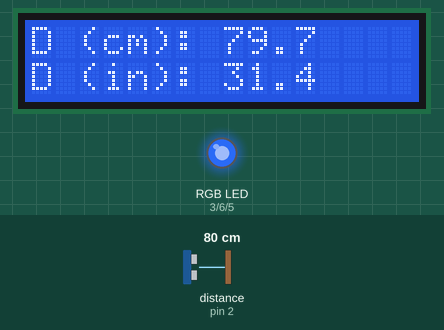
Recording of a sketch running on a simulated Arduino Uno, built with avr-gcc and run on an emulated ATmega328P. Shown: 16×2 character LCD, an RGB LED mixed from three pins (HIGH = lit). Wiring (inferred from the names in the program): ultrasonic range finder: trigger pin 4; echo pin 2. The test bench sets the inputs (shaded band); at power-on: distance to the obstacle (sensor on pin 2) 80 cm. The echo pulse lasts 58.3 µs per cm; pins used as bus, display or sensor lines are not drawn.

Above: at 1.2 s.
1.3 s: distance to the obstacle (sensor on pin 2) set to 5 cm
At 3.4 s:
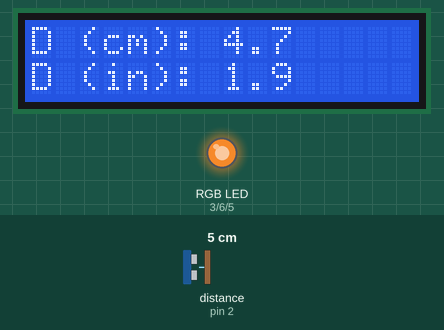
4.3 s: distance to the obstacle (sensor on pin 2) set to 2 cm
At 5.5 s:
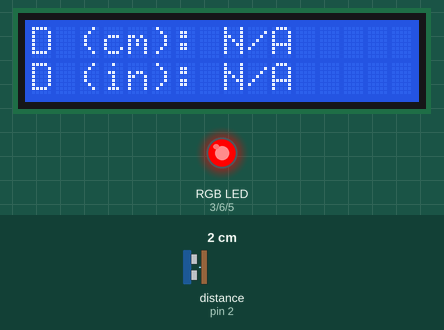
6.6 s: distance to the obstacle (sensor on pin 2) set to 23 cm
At 8.6 s:
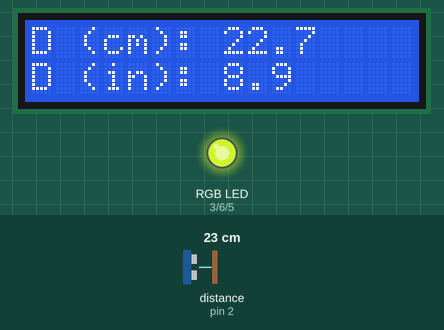
9.1 s: distance to the obstacle (sensor on pin 2) set to 18 cm
At 11.3 s:
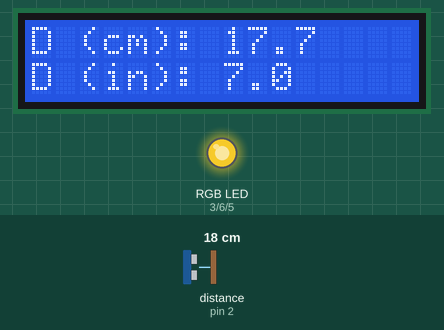
11.6 s: distance to the obstacle (sensor on pin 2) set to 120 cm
At 12.9 s:
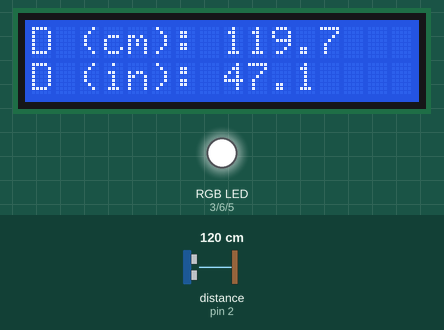
Timing chart, 0 to 14.6 s (numbered marks = the images above; inputs shaded):
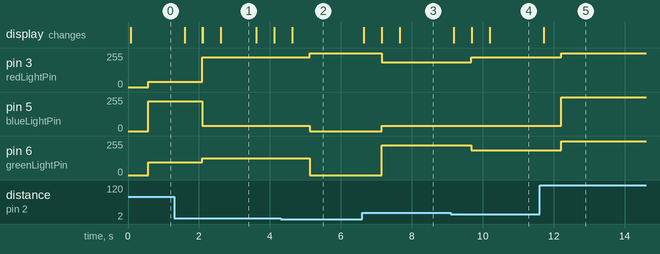

The sketch:

distance-reader.ino
```cpp
// Arduino distance reader using an ultrasonic sensor
// Created by Brandon Vo
#include <LiquidCrystal.h>

// Define pins
#define echoPin 2
#define trigPin 4
#define redLightPin 3
#define blueLightPin 5
#define greenLightPin 6

long duration; // Travel time in microseconds
double distanceInCm; // Distance in centimeters
double distanceInInch; // Distance in inches

LiquidCrystal lcd(13, 12, 11, 10, 9, 8);

void setup() {
  pinMode(trigPin, OUTPUT);
  pinMode(echoPin, INPUT);
  pinMode(redLightPin, OUTPUT);
  pinMode(blueLightPin, OUTPUT);
  pinMode(greenLightPin, OUTPUT);
  Serial.begin(9600);
  lcd.begin(16, 2);

}

void loop() {
  timeMeasurement(); // Get sensor time
  distanceMeasurement(); // Get distance from sensor
  displayDistance(); // Display distance
  setColour(); // Set LED colour
}

// Measure time
void timeMeasurement() {

  // Clear trigPin
  digitalWrite(trigPin, LOW);
  delayMicroseconds(2);

  // Turn on trigPin for 10 microseconds
  digitalWrite(trigPin, HIGH);
  delayMicroseconds(10);
  digitalWrite(trigPin, LOW);

  // Duration in microseconds
  duration = pulseIn(echoPin, HIGH);
}

// Measure distance
void distanceMeasurement() {

  // Calculate distance
  distanceInCm = duration * (0.0343) / 2; // Duration in microseconds multiplied by speed of sound in cm/μs divided by 2
  distanceInInch = distanceInCm / 2.54; // Convert cm to inch

  // Distance is set to -1 when the sensor is unreadable
  if (distanceInCm >= 400 || distanceInCm <= 3) {
    distanceInCm = -1;
    distanceInInch = -1;
  }

}

// Display distance onto LCD
void displayDistance() {
  lcd.setCursor(0, 0); // First line
  lcd.print("D (cm): "); // Centimeter Label
  if (distanceInCm > 0) { // Check if the distance is valid
    lcd.print(distanceInCm, 1); // Print centimeters and round to 1 decimal
  } else
    lcd.print("N/A  "); // Invalid distance

  lcd.setCursor(0, 1); // Second line
  lcd.print("D (in): "); // Inch label
  if (distanceInCm > 0) { // Check if the distance is valid
    lcd.print(distanceInInch, 1); // Print inches and round to 1 decimal
  } else
    lcd.print("N/A  "); // Invalid distance

  delay(500);
  lcdFormat(); // Format LCD text
}

// Format LCD text
void lcdFormat() {

  // Ones
  if (distanceInCm > 0 && distanceInCm < 10) {
    lcd.setCursor(11, 0);
    lcd.print("  ");
    lcd.setCursor(11, 1);
    lcd.print("  ");
  }

  // Tens
  if (distanceInCm >= 10 && distanceInCm < 100) {
    lcd.setCursor(12, 0);
    lcd.print("  ");
    lcd.setCursor(12, 1);
    lcd.print("  ");
  }
}

// Set RGB colours
void setRGBColour(int redLightValue, int greenLightValue, int blueLightValue) {
  analogWrite(redLightPin, redLightValue);
  analogWrite(greenLightPin, greenLightValue);
  analogWrite(blueLightPin, blueLightValue);

}

// Set specific colours based on the sensor distance
void setColour() {
  if (distanceInCm >= 400 || distanceInCm <= 3)
    setRGBColour(255, 0, 0);
  else if (distanceInCm > 3 && distanceInCm <= 10)
    setRGBColour(224, 125, 38);
  else if (distanceInCm > 10 && distanceInCm <= 20)
    setRGBColour(224, 184, 38);
  else if (distanceInCm > 20 && distanceInCm <= 30)
    setRGBColour(187, 224, 38);
  else if (distanceInCm > 40 && distanceInCm <= 50)
    setRGBColour(54, 224, 38);
  else if (distanceInCm > 50 && distanceInCm <= 100)
    setRGBColour(38, 97, 224);
  else if (distanceInCm > 100 && distanceInCm < 400)
    setRGBColour(255, 255, 255);
  else
    setRGBColour(0, 0, 0);
}
```

Measured:
- the behaviour switches between 4 and 3 cm on distance to the obstacle (sensor on pin 2) (found by bisection; images 1 and 2)
- after the input at 1.3 s, pin 3 (redLightPin): 38/255 → 224/255 after 0.80 s; pin 5 (blueLightPin): 224/255 → 38/255 after 0.80 s; pin 6 (greenLightPin): 97/255 → 125/255 after 0.80 s; the display: first changes after 0.30 s (image 1 shows a later state)
- after the input at 4.3 s, pin 3 (redLightPin): 224/255 → 255/255 after 0.83 s; pin 5 (blueLightPin): 38/255 → 0/255 after 0.83 s; pin 6 (greenLightPin): 125/255 → 0/255 after 0.83 s; the display: changes after 0.33 s (image 2)
- after the input at 6.6 s, pin 3 (redLightPin): 255/255 → 187/255 after 0.55 s; pin 5 (blueLightPin): 0/255 → 38/255 after 0.55 s; pin 6 (greenLightPin): 0/255 → 224/255 after 0.55 s; the display: changes after 0.05 s (image 3)
- after the input at 9.1 s, pin 3 (redLightPin): 187/255 → 224/255 after 0.58 s; pin 6 (greenLightPin): 224/255 → 184/255 after 0.58 s; the display: changes after 0.08 s (image 4)
- after the input at 11.6 s, pin 3 (redLightPin): 224/255 → 255/255 after 0.62 s; pin 5 (blueLightPin): 38/255 → 255/255 after 0.62 s; pin 6 (greenLightPin): 184/255 → 255/255 after 0.62 s; the display: changes after 0.12 s (image 5)
